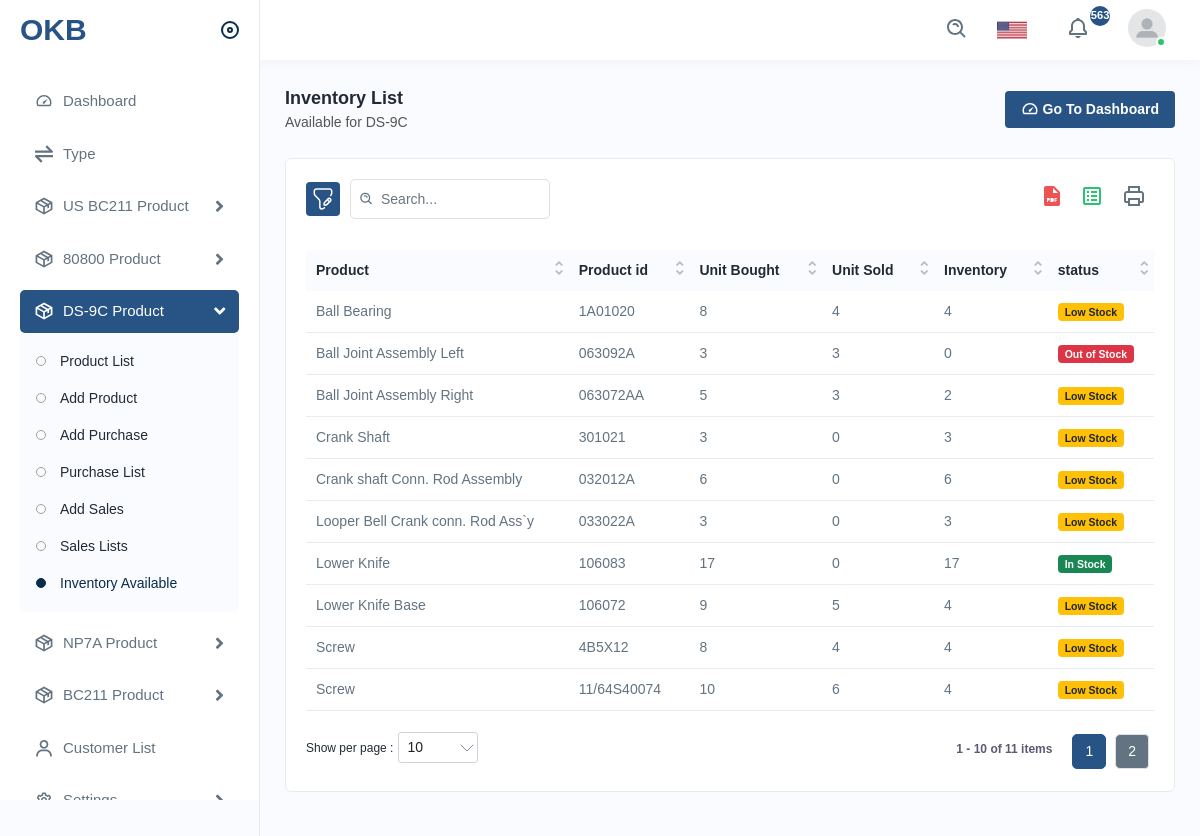
The app's page /ds-9cventory/ (signed in), older data.
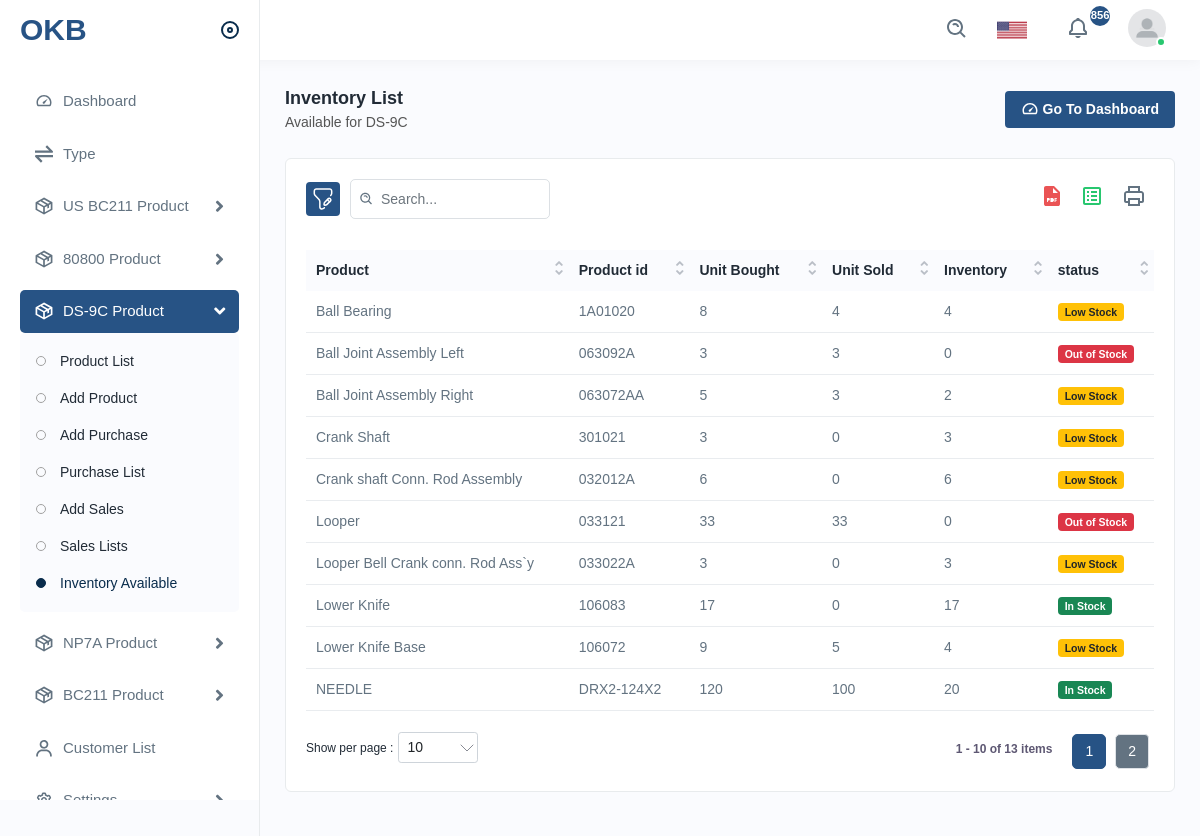
The same page, newer data.
### dashboard/models.py (models this page shows, shortened)
class Ds9c(models.Model):
    item_id = models.CharField(max_length=50, unique=True)
    name = models.CharField(max_length=100)
    type = models.ForeignKey(Type, on_delete=models.CASCADE, null=True, blank=True)
    unit = models.DecimalField(max_digits=10, decimal_places=2, null=True, blank=True)
    current_stock = models.IntegerField(default=0, null=True, blank=True)
    total_sold = models.IntegerField(default=0, null=True, blank=True)
    total_cost_value = models.DecimalField(max_digits=12, decimal_places=2, null=True, blank=True)
    created_by = models.ForeignKey(User,related_name='ds', null=True, blank=True, on_delete=models.CASCADE)

### dashboard/controllers.py (the view)
# urls.py: path("ds-9cventory/", ds_inventory, name="dsinventory"),
@login_required
def ds_inventory(request):
    products = Ds9c.objects.all()
    inventory_data = []
    for product in products:
        units_bought = DsPurchase.objects.filter(product=product).aggregate(
            total=Sum('unit_purchased')
        )['total'] or 0
        units_sold = DSSale.objects.filter(product=product).aggregate(
            total=Sum('unit_sold')
        )['total'] or 0
        current_inventory = units_bought - units_sold
        if current_inventory == 0:
            status = "Out of Stock"
        elif current_inventory < 10:
            status = "Low Stock"
        else:
            status = "In Stock"
        inventory_data.append({
            'item_name': product.name,
            'item_id': product.item_id,
            'unit_bought': units_bought,
            'unit_sold': units_sold,
            'inventory': current_inventory,
            'status': status,
        })
    return render(request, 'dashboard/ds_inventory.html', {'inventory_data': inventory_data})

### dashboard/context_processor.py (called while the page is built)
def default(request):
    if request.user.is_authenticated:
        all_notifications = Notification.objects.filter(user=request.user).order_by('-created_at')[:5]
        unread_count = Notification.objects.filter(user=request.user, is_read=False).count()
    else:
        all_notifications = []
        unread_count = 0
    return {
        'notifications': all_notifications,
        'unread_count': unread_count,
    }

### templates/dashboard/ds_inventory.html (shortened to what this page needs)
{% extends "includes/base.html" %}
{% load static %}
{% load humanize %}
{% block content %}
<div class="page-wrapper">
<div class="content">
<div class="page-header">
<div class="page-title">
<h4>Inventory List</h4>
<h6>Available for DS-9C</h6>
</div>
<div class="page-btn">
<a href="{% url 'dashboard:index' %}" class="btn btn-added"><img src="{% static 'assets/img/icons/dashboard.svg' %}" alt="img" class="me-1">Go To Dashboard</a>
</div>
</div>
<div class="card">
<div class="card-body">
<div class="table-top">
<div class="search-set">
<div class="search-path">
<a class="btn btn-filter" id="filter_search">
<img src="{% static 'assets/img/icons/filter.svg' %}" alt="img">
</a>
</div>
<div class="search-input">
<a class="btn btn-searchset"><img src="{% static 'assets/img/icons/search-white.svg' %}" alt="img"></a>
</div>
</div>
<div class="wordset">
<ul>
<li>
<a data-bs-toggle="tooltip" data-bs-placement="top" title="pdf"><img src="{% static 'assets/img/icons/pdf.svg' %}" alt="img"></a>
</li>
<li>
<a data-bs-toggle="tooltip" data-bs-placement="top" title="excel"><img src="{% static 'assets/img/icons/excel.svg' %}" alt="img"></a>
</li>
<li>
<a data-bs-toggle="tooltip" data-bs-placement="top" title="print"><img src="{% static 'assets/img/icons/printer.svg' %}" alt="img"></a>
</li>
</ul>
</div>
</div>
<div class="table-responsive">
<table class="table datanew">
<thead>
<tr>
<th>Product</th>
<th>Product id</th>
<th>Unit Bought </th>
<th>Unit Sold</th>
<th>Inventory</th>
<th>status</th>
</tr>
</thead>
<tbody>
{% for p in inventory_data %}
<tr>
<td>{{ p.item_name }}</td>
<td>{{ p.item_id }}</td>
<td>{{ p.unit_bought }}</td>
<td>{{ p.unit_sold }}</td>
<td>{{ p.inventory }}</td>
<td>
     {% if p.status == 'Out of Stock' %}
                    <span class="badge bg-danger">{{ p.status }}</span>
                {% elif p.status == 'Low Stock' %}
                    <span class="badge bg-warning text-dark">{{ p.status }}</span>
                {% else %}
                    <span class="badge bg-success">{{ p.status }}</span>
                {% endif %}
</td>
</tr>
{% empty %}
<p class="text-danger">No inventory Made yet</p>
{% endfor %}
</tbody>
</table>
</div>
</div>
</div>
</div>
</div>
</div>
{% endblock content %}

Row changes from the older to the newer data that the page shows:
no longer on this page (row unchanged): Ds9c: item_name "Screw", item_id "4B5X12"
no longer on this page (row unchanged): Ds9c: item_name "Screw", item_id "11/64S40074"
added Ds9c: item_name "NEEDLE", item_id "DRX2-124X2"
added Ds9c: item_name "Looper", item_id "033121"
Text that changed along with them:
{{ unread_count }}: "563" → "856"
text written by a page script: "1 2 1 - 10 of 11 items" → "1 2 1 - 10 of 13 items"
new list line: "120 100 20 In Stock"
new list line: "33 33 0 Out of Stock"
list line gone: "8 4 4 Low Stock"
list line gone: "10 6 4 Low Stock"
